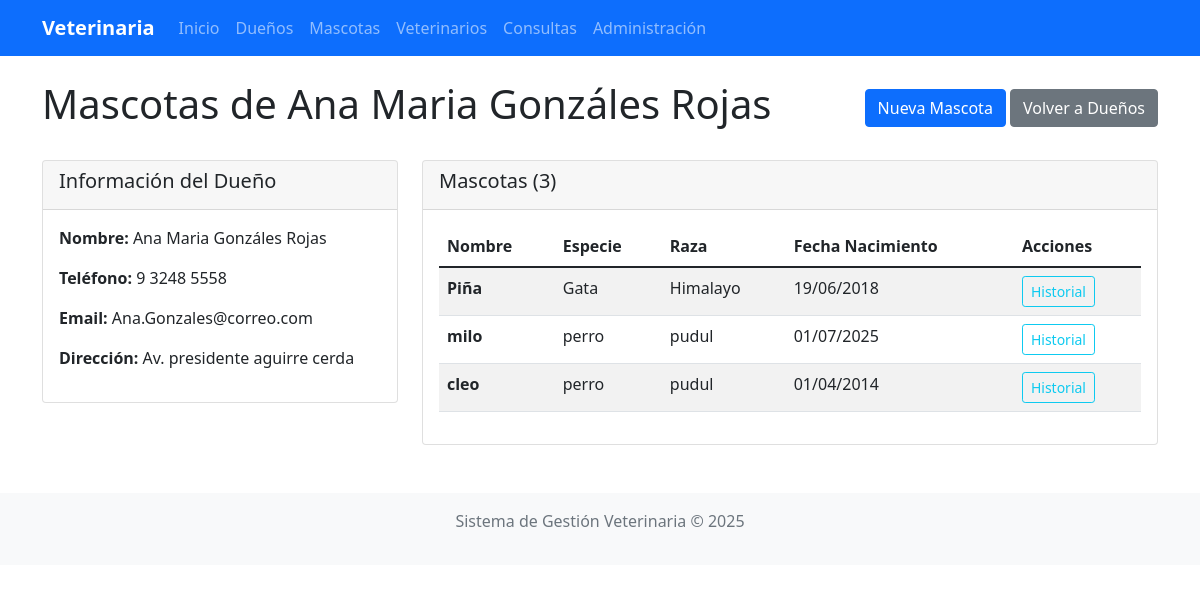
Page /duenos/2/mascotas/ (signed in) on the committed database.
### clinica/models.py (models this page shows, shortened)
class Persona(models.Model):
    nombre = models.CharField(max_length=100)
    telefono = models.CharField(max_length=20, blank=True, null=True)
    email = models.EmailField(blank=True, null=True)
    class Meta:
        abstract = True

class Dueno(Persona):
    direccion = models.TextField(blank=True, null=True)
    fecha_registro = models.DateTimeField(auto_now_add=True)
    activo = models.BooleanField(default=True)
    fecha_eliminacion = models.DateTimeField(blank=True, null=True)
    objects = SoftDeleteManager()
    class Meta:
        verbose_name_plural = "Dueños"

class Mascota(models.Model):
    nombre = models.CharField(max_length=100)
    especie = models.CharField(max_length=50, blank=True, null=True)
    raza = models.CharField(max_length=50, blank=True, null=True)
    fecha_nacimiento = models.DateField(blank=True, null=True)
    dueno = models.ForeignKey(Dueno, on_delete=models.CASCADE)
    fecha_registro = models.DateTimeField(auto_now_add=True)
    activo = models.BooleanField(default=True)
    fecha_eliminacion = models.DateTimeField(blank=True, null=True)
    objects = SoftDeleteManager()

### clinica/views.py (the view)
# urls.py: path('duenos/<int:dueno_id>/mascotas/', views.mascotas_dueno, name='mascotas_dueno'),
@login_required
def mascotas_dueno(request, dueno_id):
    try:
        dueno = Dueno.objects.get(id=dueno_id)
        mascotas = Mascota.objects.filter(dueno=dueno, activo=True)
        return render(request, 'clinica/mascotas_dueno.html', {
            'dueno': dueno,
            'mascotas': mascotas
        })
    except Dueno.DoesNotExist:
        messages.error(request, 'Dueño no encontrado')
        return redirect('lista_duenos')

### clinica/models.py (called while the page is built)
    def get_queryset(self):
        return super().get_queryset().filter(activo=True)

### templates/clinica/mascotas_dueno.html (shortened to what this page needs)
{% extends 'base.html' %}
{% block content %}
<div class="d-flex justify-content-between align-items-center mb-4">
    <h1>Mascotas de {{ dueno.nombre }}</h1>
    <div>
        <a href="{% url 'agregar_mascota' %}" class="btn btn-primary">Nueva Mascota</a>
        <a href="{% url 'lista_duenos' %}" class="btn btn-secondary">Volver a Dueños</a>
    </div>
</div>
<div class="row">
    <div class="col-md-4">
        <div class="card">
            <div class="card-header">
                <h5>Información del Dueño</h5>
            </div>
            <div class="card-body">
                <p><strong>Nombre:</strong> {{ dueno.nombre }}</p>
                <p><strong>Teléfono:</strong> {{ dueno.telefono|default:"-" }}</p>
                <p><strong>Email:</strong> {{ dueno.email|default:"-" }}</p>
                <p><strong>Dirección:</strong> {{ dueno.direccion|default:"-" }}</p>
            </div>
        </div>
    </div>
    <div class="col-md-8">
        <div class="card">
            <div class="card-header d-flex justify-content-between align-items-center">
                <h5>Mascotas ({{ mascotas|length }})</h5>
            </div>
            <div class="card-body">
                {% if mascotas %}
                    <div class="table-responsive">
                        <table class="table table-striped table-hover">
                            <thead>
                                <tr>
                                    <th>Nombre</th>
                                    <th>Especie</th>
                                    <th>Raza</th>
                                    <th>Fecha Nacimiento</th>
                                    <th>Acciones</th>
                                </tr>
                            </thead>
                            <tbody>
                                {% for mascota in mascotas %}
                                <tr>
                                    <td><strong>{{ mascota.nombre }}</strong></td>
                                    <td>{{ mascota.especie|default:"-" }}</td>
                                    <td>{{ mascota.raza|default:"-" }}</td>
                                    <td>{{ mascota.fecha_nacimiento|date:"d/m/Y"|default:"-" }}</td>
                                    <td>
                                        <div class="btn-group btn-group-sm">
                                            <a href="{% url 'historial_mascota' mascota.id %}"
                                               class="btn btn-outline-info">Historial</a>
                                        </div>
                                    </td>
                                </tr>
                                {% endfor %}
                            </tbody>
                        </table>
                    </div>
                {% endif %}
            </div>
        </div>
    </div>
</div>
{% endblock %}

### templates/base.html (style rules this page uses)
.card { transition: transform 0.2s; }

### rows in the picture
Dueno: nombre "Ana Maria Gonzáles Rojas", telefono "9 3248 5558", email "Ana.Gonzales@correo.com", direccion "Av. presidente aguirre cerda"
Mascota: nombre "Piña", especie "Gata", raza "Himalayo", fecha_nacimiento "19/06/2018"
Mascota: nombre "milo", especie "perro", raza "pudul", fecha_nacimiento "01/07/2025"
Mascota: nombre "cleo", especie "perro", raza "pudul", fecha_nacimiento "01/04/2014"

### other values in the picture
{{ mascotas|length }} "3"
